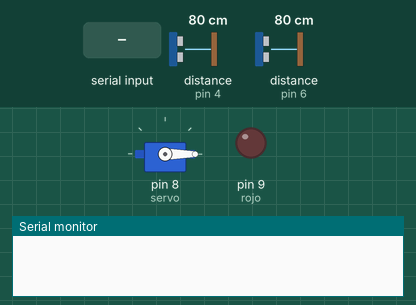
This sketch was run on a simulated Arduino Uno, built with avr-gcc and run on an emulated ATmega328P. Parts: servo, output pins drawn as LEDs (lit = HIGH), the last lines printed to the serial monitor. Wiring (inferred from the names in the program): 2 × ultrasonic range finder: trigger pin 3, echo pin 4 / trigger pin 5, echo pin 6. Inputs (shaded band) come from the test bench; at power-on: distance to the obstacle (sensors on pin 4, pin 6) 80 cm. The echo pulse lasts 58.3 µs per cm; pins used as bus, display or sensor lines are not drawn.

Above: at 1.2 s.
1.3 s: distance to the obstacle (sensor on pin 4) set to 2 cm
At 2.3 s:
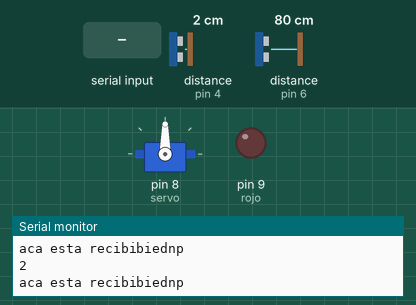
2.8 s: distance to the obstacle (sensor on pin 6) set to 7 cm
5.8 s: distance to the obstacle (sensor on pin 6) set to 4 cm
At 7.0 s:
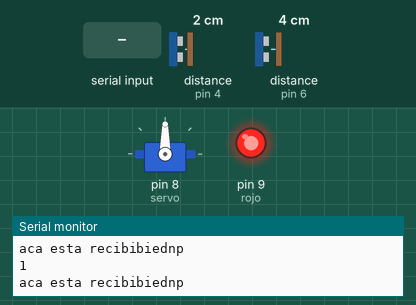
7.3 s: "0" received over Serial
10.3 s: distance to the obstacle (sensor on pin 4) set to 9 cm
13.3 s: distance to the obstacle (sensor on pin 4) set to 12 cm
At 14.2 s:
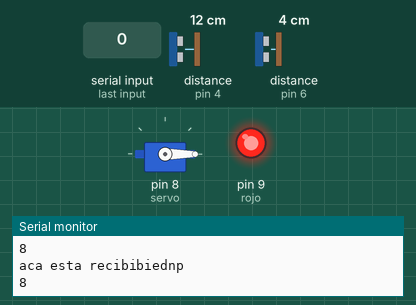
Timing chart, 0 to 15.8 s (numbered marks = the images above; inputs shaded):
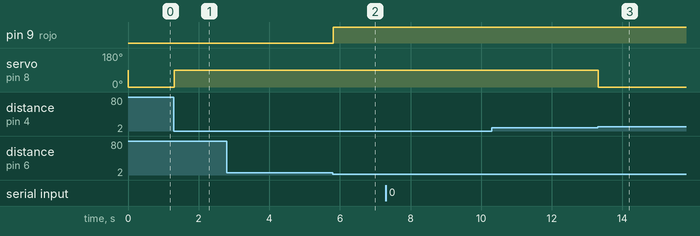

Measured:
- the behaviour switches between 6 and 5 cm on distance to the obstacle (sensor on pin 6) (found by bisection; images 1 and 2)
- the behaviour switches between 10 and 11 cm on distance to the obstacle (sensor on pin 4) (found by bisection; images 2 and 3)
- after the input at 1.3 s, servo on pin 8 (servo): 0° → 90° at once
- after the input at 5.8 s, pin 9 (rojo): LOW → HIGH at once
- after the input at 13.3 s, servo on pin 8 (servo): 90° → 0° at once

The sketch:

tacho_basura_inteligente.ino
```cpp
#include <Servo.h>

Servo servo;
int rojo = 9;
int echo = 4;
int trig =3;
int duracion;
int distancia;
int echo1 = 6;
int trig1 =5;
int duracion1;
int distancia1;
char valor;
void setup(){
  Serial.begin(9600);
  pinMode(echo,INPUT);
  pinMode(trig,OUTPUT);
  pinMode(echo1,INPUT);
  pinMode(trig1,OUTPUT);
  pinMode(rojo,OUTPUT);
  servo.attach(8);
}


  void loop(){
    digitalWrite(trig,HIGH);
    delayMicroseconds(10);
    digitalWrite(trig,LOW);
    duracion = pulseIn(echo,HIGH);
    distancia = duracion/58.2;
    if (distancia <10 and distancia >0){
      servo.write(90);
      Serial.println("aca esta recibibiednp");
      Serial.println(distancia);

      }
      else{
        servo.write(0);}

    digitalWrite(trig1,HIGH);
    delayMicroseconds(10);
    digitalWrite(trig1,LOW);
    duracion1 = pulseIn(echo1,HIGH);
    distancia1 = duracion1/58.2;
    if (distancia1 <5 and distancia1 >0){
      digitalWrite(rojo,HIGH);
      }
     else{
      digitalWrite(rojo,LOW);
      }

      if(Serial.available()>0){
    valor = Serial.read();

  if(valor == '1'){
    servo.write(90);
    Serial.println("aca prendio");
    }
  if(valor == '0'){
    Serial.println("aca no prendio");
    servo.write(0);}
    }
  }
```
